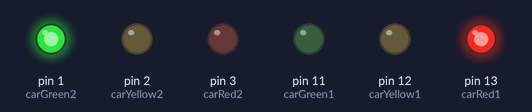
The sketch below on a simulated Arduino Uno, built with avr-gcc and run on an emulated ATmega328P. On the bench: output pins drawn as LEDs (lit = HIGH).

Above: at 2.5 s.
At 7.62 s:
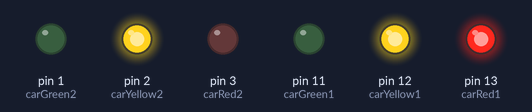
At 12.5 s:
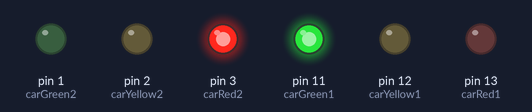
At 19.12 s:
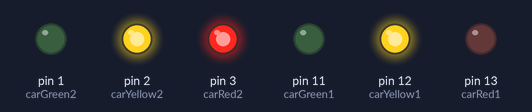
At 25.87 s:
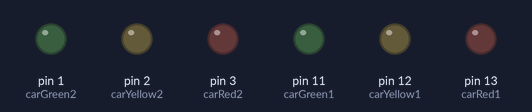
Timing chart, 0 to 26.2 s (numbered marks = the images above):
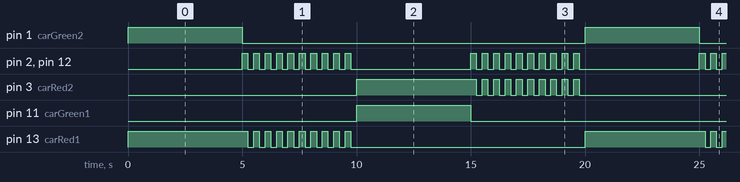

Measured:
- by itself, pin 1 (carGreen2), pin 11 (carGreen1): alternates HIGH for 5.0 s and LOW for 15.0 s
- by itself, pin 2 (carYellow2), pin 12 (carYellow1): repeats every 10.0 s: 9 × (LOW 0.25 s, HIGH 0.25 s), LOW 5.3 s, HIGH 0.25 s
- by itself, pin 3 (carRed2), pin 13 (carRed1): repeats every 20.0 s: 9 × (LOW 0.25 s, HIGH 0.25 s), LOW 10.3 s, HIGH 5.3 s

The sketch:

homework1_problem3_RedGreenLights.ino
```cpp
int carRed1 = 13; //设置纵向汽车灯
int carYellow1 = 12;
int carGreen1 = 11;
int carRed2 = 3; //设置横向汽车灯
int carYellow2 = 2;
int carGreen2 = 1;
//顺序为carRed1,carYellow1,carGreen1,carRed2,carYellow2,carGreen2
long lights[5] = {0x21, 0x32, 0xC,0x16, 0x00};
void skin(int num);

void setup()
{
  pinMode(carRed1, OUTPUT);
  pinMode(carYellow1, OUTPUT);
  pinMode(carGreen1, OUTPUT);
  pinMode(carRed2, OUTPUT);
  pinMode(carYellow2, OUTPUT);
  pinMode(carGreen2, OUTPUT);
}

void loop()
{
//  digitalWrite(carRed1, HIGH);
  skin(lights[0]);
  delay(5000);

  for (int x = 0; x < 10; x++) {
    skin(lights[1]);
    delay(250);
    skin(lights[4]);
    delay(250);
  }
//  skin(lights[1]);
//  delay(1000);
  skin(lights[2]);
  delay(5000);

  for (int x = 0; x < 10; x++) {
    skin(lights[3]);
    delay(250);
    skin(lights[4]);
    delay(250);
  }
}

void skin(int num)
{
  digitalWrite(carRed1, ((num >> 5) & 0x01));
  digitalWrite(carYellow1, ((num >> 4) & 0x01));
  digitalWrite(carGreen1, ((num >> 3) & 0x01));
  digitalWrite(carRed2, ((num >> 2) & 0x01));
  digitalWrite(carYellow2, ((num >> 1) & 0x01));
  digitalWrite(carGreen2, ((num >> 0) & 0x01));
}
```
